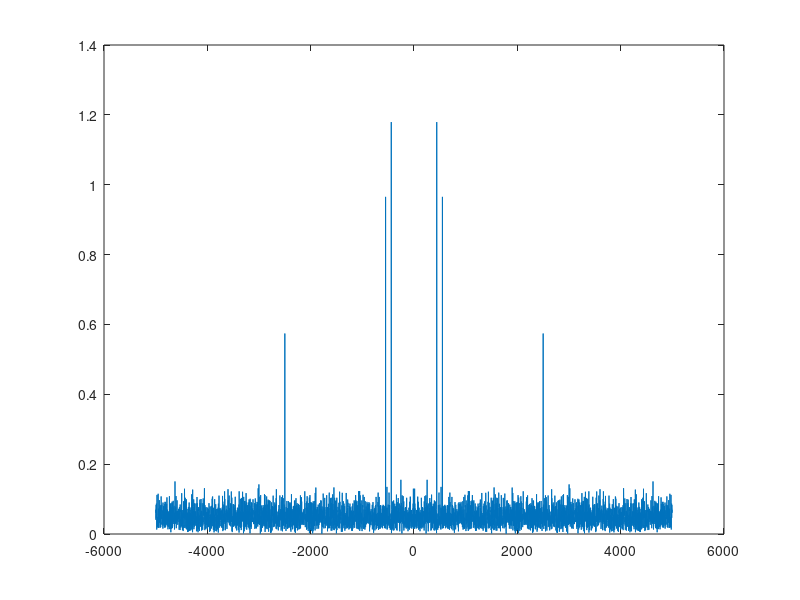

The MATLAB source for this figure:
clear  
close all 
clc

fe = 10000 ; 
te  = 1/fe; 
N = 5000;

t = (0:N-1)*te;
x = 1.2*cos(2*pi*440*t + 0.2) + 1*cos(2*pi*550*t)+ 0.6*cos(2*pi*2500*t); 

fshift = (-N/2:N/2-1)*(fe/N);

noise = 2*randn(size(x));  % On crée un signal bruit blanc gaussien à partir du signal x(t) en utilisant la fonction randn.
xnoise = x+noise; 
%{
On a fusionné le signal x(t) avec le signa bruit >> xnoise, puis on trace sa représentation dans le 
domaine fréquentiel ynoise.
%}

ynoise = fft(xnoise);
plot(fshift,fftshift(2*abs(ynoise)/N));
